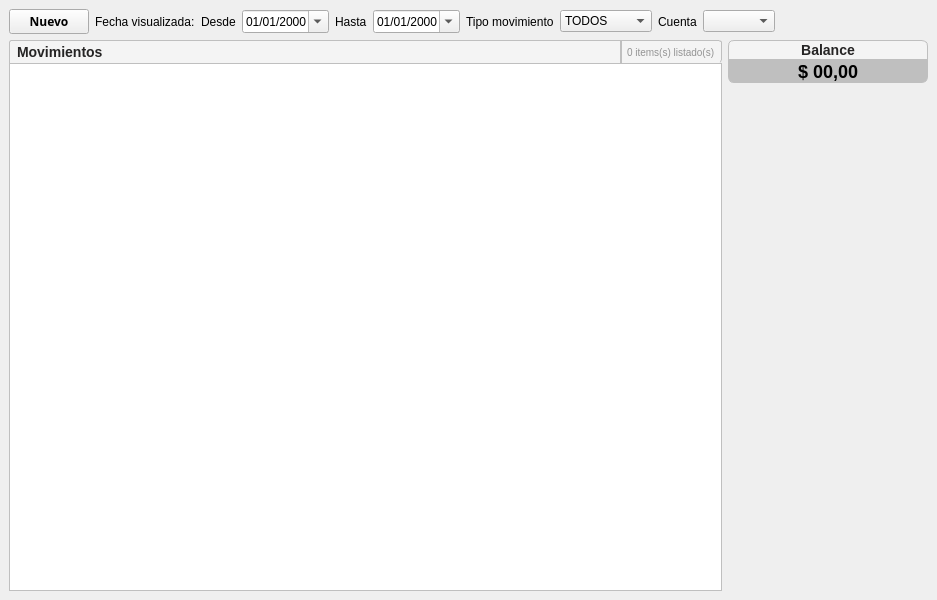
<?xml version="1.0" encoding="UTF-8"?>
<ui version="4.0">
 <class>MainWindow</class>
 <widget class="QMainWindow" name="MainWindow">
  <property name="geometry">
   <rect>
    <x>0</x>
    <y>0</y>
    <width>937</width>
    <height>600</height>
   </rect>
  </property>
  <property name="windowTitle">
   <string>MainWindow</string>
  </property>
  <widget class="QWidget" name="centralwidget">
   <layout class="QVBoxLayout" name="verticalLayout_4">
    <item>
     <layout class="QHBoxLayout" name="horizontalLayout">
      <item>
       <widget class="QPushButton" name="btNew">
        <property name="sizePolicy">
         <sizepolicy hsizetype="Preferred" vsizetype="Fixed">
          <horstretch>0</horstretch>
          <verstretch>0</verstretch>
         </sizepolicy>
        </property>
        <property name="minimumSize">
         <size>
          <width>80</width>
          <height>0</height>
         </size>
        </property>
        <property name="font">
         <font>
          <family>Ubuntu,Helvetica,sans-serif</family>
          <weight>75</weight>
          <bold>true</bold>
         </font>
        </property>
        <property name="cursor">
         <cursorShape>PointingHandCursor</cursorShape>
        </property>
        <property name="text">
         <string>Nuevo</string>
        </property>
       </widget>
      </item>
      <item>
       <layout class="QHBoxLayout" name="horizontalLayout_9">
        <item>
         <widget class="QLabel" name="label_8">
          <property name="text">
           <string>Fecha visualizada:</string>
          </property>
         </widget>
        </item>
        <item>
         <widget class="QLabel" name="label">
          <property name="text">
           <string>Desde</string>
          </property>
         </widget>
        </item>
        <item>
         <widget class="QDateEdit" name="deFechaMostradaDesde">
          <property name="displayFormat">
           <string>dd/MM/yyyy</string>
          </property>
          <property name="calendarPopup">
           <bool>true</bool>
          </property>
         </widget>
        </item>
        <item>
         <widget class="QLabel" name="label_2">
          <property name="text">
           <string>Hasta</string>
          </property>
         </widget>
        </item>
        <item>
         <widget class="QDateEdit" name="deFechaMostradaHasta">
          <property name="displayFormat">
           <string>dd/MM/yyyy</string>
          </property>
          <property name="calendarPopup">
           <bool>true</bool>
          </property>
         </widget>
        </item>
       </layout>
      </item>
      <item>
       <layout class="QHBoxLayout" name="horizontalLayout_8">
        <item>
         <widget class="QLabel" name="label_7">
          <property name="styleSheet">
           <string notr="true"/>
          </property>
          <property name="text">
           <string>Tipo movimiento</string>
          </property>
         </widget>
        </item>
        <item>
         <widget class="QComboBox" name="cbTipoMovimiento">
          <item>
           <property name="text">
            <string>TODOS</string>
           </property>
          </item>
          <item>
           <property name="text">
            <string>INGRESOS</string>
           </property>
          </item>
          <item>
           <property name="text">
            <string>EGRESOS</string>
           </property>
          </item>
         </widget>
        </item>
       </layout>
      </item>
      <item>
       <layout class="QHBoxLayout" name="horizontalLayout_7">
        <item>
         <widget class="QLabel" name="label_6">
          <property name="text">
           <string>Cuenta</string>
          </property>
         </widget>
        </item>
        <item>
         <widget class="QComboBox" name="cbCuentas"/>
        </item>
        <item>
         <spacer name="horizontalSpacer_2">
          <property name="orientation">
           <enum>Qt::Horizontal</enum>
          </property>
          <property name="sizeHint" stdset="0">
           <size>
            <width>40</width>
            <height>20</height>
           </size>
          </property>
         </spacer>
        </item>
       </layout>
      </item>
     </layout>
    </item>
    <item>
     <layout class="QHBoxLayout" name="horizontalLayout_2" stretch="4,1">
      <item>
       <layout class="QVBoxLayout" name="verticalLayout_3">
        <property name="spacing">
         <number>0</number>
        </property>
        <item>
         <layout class="QHBoxLayout" name="horizontalLayout_5" stretch="4">
          <property name="spacing">
           <number>6</number>
          </property>
          <item>
           <layout class="QHBoxLayout" name="horizontalLayout_4">
            <property name="spacing">
             <number>0</number>
            </property>
            <item>
             <widget class="QLabel" name="lbTitle">
              <property name="sizePolicy">
               <sizepolicy hsizetype="Expanding" vsizetype="Minimum">
                <horstretch>0</horstretch>
                <verstretch>0</verstretch>
               </sizepolicy>
              </property>
              <property name="minimumSize">
               <size>
                <width>42</width>
                <height>0</height>
               </size>
              </property>
              <property name="styleSheet">
               <string notr="true">QLabel {
color: #252424;
background-color:rgb(244, 244, 244);

padding:3px;
font: bold 14px;
font-family: Ubuntu, Helvetica, sans-serif;
border: 1px solid #BFBFBF;

border-bottom: 0px solid white;
border-top-left-radius: 3px ;
border-top-right-radius: 0px solid white;
border-bottom-right-radius: 0px ;

}</string>
              </property>
              <property name="text">
               <string>Movimientos</string>
              </property>
             </widget>
            </item>
            <item>
             <widget class="QLabel" name="lbItemsCount">
              <property name="sizePolicy">
               <sizepolicy hsizetype="Preferred" vsizetype="Preferred">
                <horstretch>0</horstretch>
                <verstretch>0</verstretch>
               </sizepolicy>
              </property>
              <property name="minimumSize">
               <size>
                <width>42</width>
                <height>0</height>
               </size>
              </property>
              <property name="styleSheet">
               <string notr="true">QLabel {
color: rgb(147, 147, 147);
background-color:rgb(244, 244, 244);

padding:3px;
font: 10px;
font-family: Ubuntu, Helvetica, sans-serif;
border: 1px solid #BFBFBF;

border-top-left-radius: 0px solid rgb(244, 244, 244);
border-top-right-radius: 3px;
border-bottom-right-radius: 3px;
border-bottom-left-radius: 0px;
border-bottom: 0px solid white;
}</string>
              </property>
              <property name="text">
               <string>0 items(s) listado(s)</string>
              </property>
             </widget>
            </item>
           </layout>
          </item>
         </layout>
        </item>
        <item>
         <widget class="QTableWidget" name="twItems">
          <property name="font">
           <font>
            <family>Ubuntu,Helvetica,sans-serif</family>
           </font>
          </property>
          <property name="styleSheet">
           <string notr="true">QHeaderView::section {
border-radius: 3px;
padding: 2px 4px 2px 4px;

/* Fuente */
color: #3A3939;
text-align: left;
font-family: Ubuntu, Helvetica, sans-serif;

background-color:rgb(244, 244, 244);
/*qlineargradient(spread:reflect, x1:1, y1:1, x2:1, y2:0, stop:0 rgba(240, 240, 240, 255), stop:0.509174 rgba(250, 250, 250, 255), stop:0.963303 rgba(255, 255, 255, 255));*/
/* Bordes */
border-bottom: 1px solid #E3E3E3;
border-top: 1px solid #FFFFFF;
padding:6px;
border-top-left-radius: 0px;

}

QTableWidget{
font-family: Ubuntu, Helvetica, sans-serif;
/*font-size: 12px;*/
text-align: left;

border: 1px solid #BFBFBF;

}</string>
          </property>
          <property name="frameShape">
           <enum>QFrame::Box</enum>
          </property>
          <property name="lineWidth">
           <number>0</number>
          </property>
          <property name="editTriggers">
           <set>QAbstractItemView::AnyKeyPressed</set>
          </property>
          <property name="alternatingRowColors">
           <bool>true</bool>
          </property>
          <property name="selectionMode">
           <enum>QAbstractItemView::SingleSelection</enum>
          </property>
          <property name="selectionBehavior">
           <enum>QAbstractItemView::SelectRows</enum>
          </property>
          <property name="textElideMode">
           <enum>Qt::ElideLeft</enum>
          </property>
          <property name="verticalScrollMode">
           <enum>QAbstractItemView::ScrollPerItem</enum>
          </property>
          <property name="horizontalScrollMode">
           <enum>QAbstractItemView::ScrollPerItem</enum>
          </property>
          <property name="showGrid">
           <bool>true</bool>
          </property>
          <property name="gridStyle">
           <enum>Qt::NoPen</enum>
          </property>
          <property name="sortingEnabled">
           <bool>true</bool>
          </property>
          <property name="wordWrap">
           <bool>true</bool>
          </property>
          <property name="cornerButtonEnabled">
           <bool>false</bool>
          </property>
          <attribute name="horizontalHeaderVisible">
           <bool>true</bool>
          </attribute>
          <attribute name="horizontalHeaderHighlightSections">
           <bool>true</bool>
          </attribute>
          <attribute name="horizontalHeaderShowSortIndicator" stdset="0">
           <bool>true</bool>
          </attribute>
          <attribute name="horizontalHeaderStretchLastSection">
           <bool>true</bool>
          </attribute>
          <attribute name="verticalHeaderVisible">
           <bool>false</bool>
          </attribute>
          <attribute name="verticalHeaderCascadingSectionResizes">
           <bool>true</bool>
          </attribute>
          <attribute name="verticalHeaderDefaultSectionSize">
           <number>24</number>
          </attribute>
          <attribute name="verticalHeaderHighlightSections">
           <bool>false</bool>
          </attribute>
          <attribute name="verticalHeaderShowSortIndicator" stdset="0">
           <bool>false</bool>
          </attribute>
          <attribute name="verticalHeaderStretchLastSection">
           <bool>false</bool>
          </attribute>
         </widget>
        </item>
       </layout>
      </item>
      <item>
       <layout class="QVBoxLayout" name="verticalLayout_2">
        <item>
         <layout class="QVBoxLayout" name="verticalLayout">
          <property name="spacing">
           <number>0</number>
          </property>
          <item>
           <widget class="QLabel" name="lbTitulo_2">
            <property name="sizePolicy">
             <sizepolicy hsizetype="Preferred" vsizetype="Minimum">
              <horstretch>0</horstretch>
              <verstretch>0</verstretch>
             </sizepolicy>
            </property>
            <property name="minimumSize">
             <size>
              <width>100</width>
              <height>0</height>
             </size>
            </property>
            <property name="styleSheet">
             <string notr="true">QLabel {
color: #252424;
background-color:rgb(244, 244, 244);

padding:1px;
font: bold 14px;
font-family: Ubuntu, Helvetica, sans-serif;
border: 1px solid #BFBFBF;


border-top-left-radius: 6px;
border-top-right-radius: 6px;
border-bottom-left-radius: 0px ;
border-bottom-right-radius: 0px ;
}</string>
            </property>
            <property name="text">
             <string>Balance</string>
            </property>
            <property name="alignment">
             <set>Qt::AlignCenter</set>
            </property>
           </widget>
          </item>
          <item>
           <widget class="QLabel" name="lbBalance">
            <property name="sizePolicy">
             <sizepolicy hsizetype="Preferred" vsizetype="Minimum">
              <horstretch>0</horstretch>
              <verstretch>0</verstretch>
             </sizepolicy>
            </property>
            <property name="minimumSize">
             <size>
              <width>200</width>
              <height>0</height>
             </size>
            </property>
            <property name="styleSheet">
             <string notr="true">QLabel {
color: black;
background-color: #BFBFBF;
font: bold 18px;
font-family: Ubuntu, Helvetica, sans-serif;
border: 1px solid #BFBFBF;
border-top-left-radius: 0px;border-top-right-radius: 0px;border-bottom-right-radius: 6px;border-bottom-left-radius: 6px;
}</string>
            </property>
            <property name="text">
             <string>$ 00,00</string>
            </property>
            <property name="alignment">
             <set>Qt::AlignCenter</set>
            </property>
           </widget>
          </item>
          <item>
           <spacer name="verticalSpacer">
            <property name="orientation">
             <enum>Qt::Vertical</enum>
            </property>
            <property name="sizeHint" stdset="0">
             <size>
              <width>20</width>
              <height>40</height>
             </size>
            </property>
           </spacer>
          </item>
         </layout>
        </item>
       </layout>
      </item>
     </layout>
    </item>
   </layout>
  </widget>
 </widget>
 <resources/>
 <connections/>
</ui>
